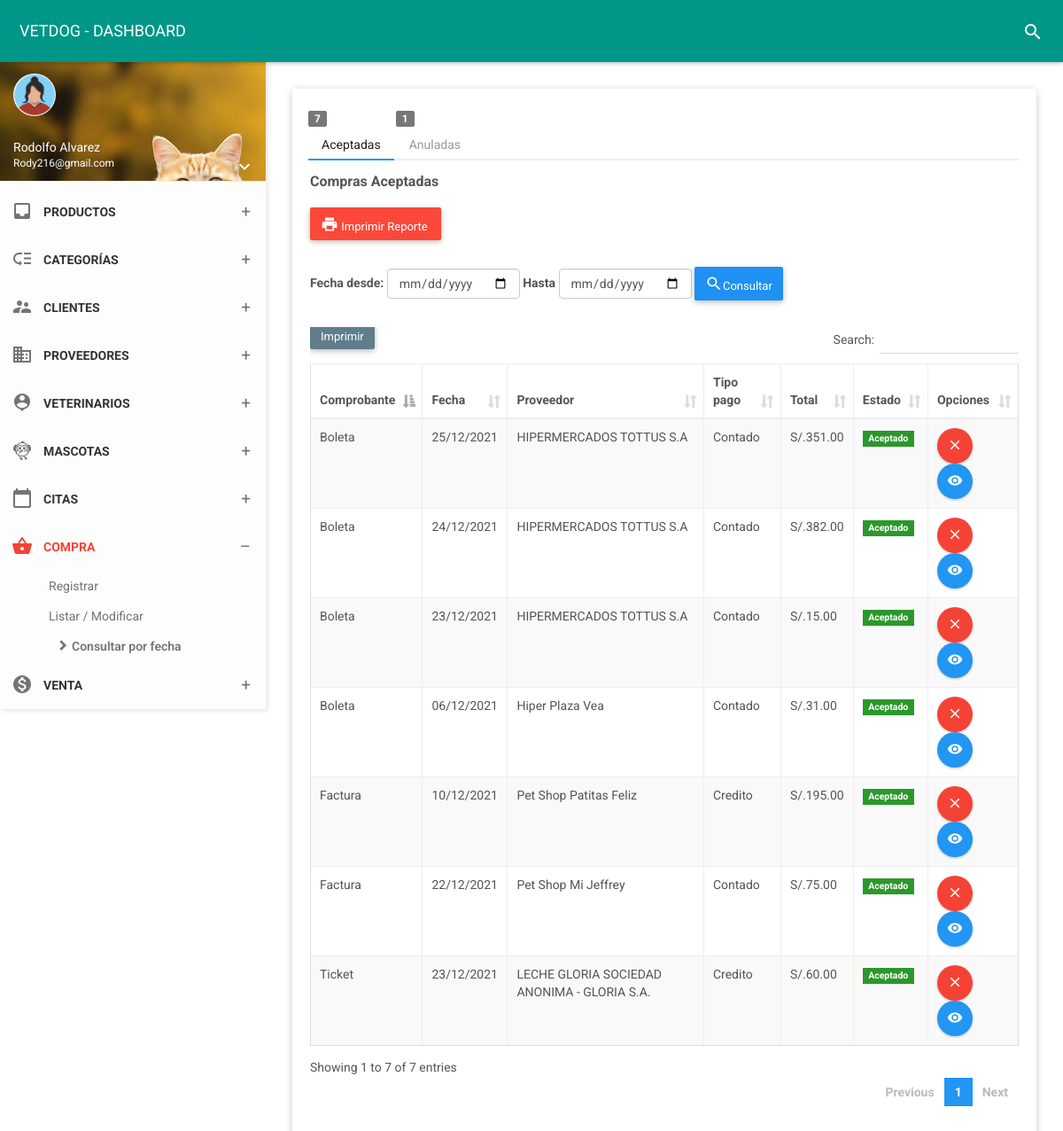
Screenshot of /vista/compra/compras_fecha (signed in) with the database file from the repository.
### tables this page shows
CREATE TABLE `compra` (
  `id_compra` int(11) NOT NULL,
  `fecha` date NOT NULL,
  `estado` char(1) NOT NULL,
  `id_prove` int(11) NOT NULL,
  `total` decimal(10,2) NOT NULL,
  `tipoc` varchar(25) NOT NULL,
  `tipopa` varchar(15) NOT NULL
);

CREATE TABLE `supplier` (
  `id_prove` int(11) NOT NULL,
  `nomprove` varchar(255) NOT NULL,
  `ruc` char(14) NOT NULL,
  `direcc` varchar(200) NOT NULL,
  `pais` varchar(50) NOT NULL,
  `tele` char(12) NOT NULL,
  `corre` varchar(35) NOT NULL,
  `estado` char(1) NOT NULL,
  `fere` timestamp NOT NULL DEFAULT current_timestamp() ON UPDATE current_timestamp()
);

### vista/compra/adminDAO.php (called while the page is built, shortened)
<?php
	class AccesoDB{
	private static $cnPDO = null;
	public static function getConnectionPDO(){
		if( self::$cnPDO == null){
			try{
				$url = 'mysql:host=localhost;dbname=vetdog';
				$user = 'root';
				$pass = '';
				self::$cnPDO = new PDO($url,$user,$pass);
				self::$cnPDO->setAttribute(PDO::ATTR_ERRMODE, PDO::ERRMODE_EXCEPTION);
				self::$cnPDO->SetAttribute(PDO::ATTR_CASE, PDO::CASE_LOWER);
				self::$cnPDO->setAttribute(PDO::ATTR_DEFAULT_FETCH_MODE, PDO::FETCH_ASSOC);
				} catch (Exception $exc){
						throw $exc;
					}
			}
			return self::$cnPDO;
		}
	}
	function fechaNormal($fecha){
		$nfecha = date('d/m/Y',strtotime($fecha));
		return $nfecha;
	}
	class adminDAO{
		public function allBitacora(){
			try{
				$pdo = AccesoDB::getConnectionPDO();
				$sql = "SELECT id_compra, fecha, compra.estado,supplier.id_prove, supplier.nomprove, supplier.nomprove, supplier.direcc, total, tipoc, tipopa FROM compra INNER JOIN supplier ON compra.id_prove = supplier.id_prove WHERE compra.estado='1'  ORDER BY id_compra DESC";
				$stmt = $pdo->prepare($sql);
				$stmt->execute();
				$return = $stmt->fetchAll();
				return $return;
			} catch (Exception $e){
				throw $e;
			}
		}
	}
?>

### vista/compra/imprimir_fe.php (the view, shortened to what this page needs)
<?php
require_once '../compra/adminDAO.php';
$impr = new adminDAO();
$datos = $impr->allBitacora();
?>
<?php
	if(count($datos)>0){
	for($x=0; $x<count($datos); $x++){
?>
	<tr>
		<td><?php echo $datos[$x]['tipoc']; ?></td>
		<td><?php echo fechaNormal($datos[$x]['fecha']); ?></td>
		<td><?php echo $datos[$x]['nomprove']; ?></td>
		<td><?php echo $datos[$x]['tipopa']; ?></td>
		<td>S/.<?php echo $datos[$x]['total']; ?></td>
		<td>
                <?php
                if($datos[$x]['estado']==1)  { ?>
                <form  method="get" action="javascript:activo('<?php echo $datos[$x]['id_compra']; ?>')">
                    <span class="label label-success">Aceptado</span>
                </form>
                <?php  }   else {?>
                    <form  method="get" action="javascript:inactivo('<?php echo $datos[$x]['id_compra']; ?>')">
                        <button type="submit" class="btn btn-danger btn-xs">Anuladas</button>
                     </form>
                        <?php  } ?>
        </td>
        <td>
                <a type="button" data-toggle="modal" href="#delete_<?php echo $datos[$x]['id_compra']; ?>"  class="btn bg-red btn-circle waves-effect waves-circle waves-float">
                    <i class="material-icons">close</i>
                </a>
                <a type="button" href="../compra/detalles?id=<?php echo $datos[$x]['id_compra']; ?>"  class="btn bg-blue btn-circle waves-effect waves-circle waves-float">
                    <i class="material-icons">remove_red_eye</i>
                </a>
            </td>
	</tr>
<?php
	}
	}else{
?>
	<tr class="odd"><td valign="top" colspan="8" class="dataTables_empty">No hay datos disponibles en la tabla</td></tr>
<?php
	}
?>

### vista/compra/compras_fecha.php (shortened to what this page needs)
<!DOCTYPE html>
<html>
<head>
    <link href="../../assets/plugins/bootstrap-material-datetimepicker/css/bootstrap-material-datetimepicker.css" rel="stylesheet" />
    <link href="../../assets/plugins/bootstrap-datepicker/css/bootstrap-datepicker.css" rel="stylesheet" />
    <link href="../../assets/plugins/bootstrap/css/bootstrap.css" rel="stylesheet">
    <link href="../../assets/plugins/node-waves/waves.css" rel="stylesheet" />
    <link href="../../assets/plugins/animate-css/animate.css" rel="stylesheet" />
    <link href="../assets/plugins/jquery-datatable/skin/bootstrap/css/dataTables.bootstrap.css" rel="stylesheet">
    <link href="../../css/style.css" rel="stylesheet">
    <link href="../../assets/css/themes/all-themes.css" rel="stylesheet" />
</head>
<body class="theme-red">
    <nav class="navbar">
        <div class="container-fluid">
            <div class="navbar-header">
                <a class="navbar-brand" href="../panel-admin/administrador"> VETDOG - DASHBOARD </a>
            </div>
            <div class="collapse navbar-collapse" id="navbar-collapse">
                <ul class="nav navbar-nav navbar-right">
                    <li><a href="javascript:void(0);" class="js-search" data-close="true"><i class="material-icons">search</i></a></li>
                </ul>
            </div>
        </div>
    </nav>
    <section>
        <aside id="leftsidebar" class="sidebar">
            <div class="user-info">
                <div class="image">
                    <img src="../../assets/img/mujerico.png" width="48" height="48" alt="User" />
                </div>
                <div class="info-container">
                    <div class="name" data-toggle="dropdown" aria-haspopup="true" aria-expanded="false"><?php echo ucfirst($_SESSION['nombre']); ?></div>
                    <div class="email"><?php echo ucfirst($_SESSION['correo']); ?></div>
                    <div class="btn-group user-helper-dropdown">
                        <i class="material-icons" data-toggle="dropdown" aria-haspopup="true" aria-expanded="true">keyboard_arrow_down</i>
                    </div>
                </div>
            </div>
            <div class="menu">
                <ul class="list">
                    <li>
                        <a href="../panel-admin/administrador">
                        </a>
                    </li>
                    <li>
                        <a href="javascript:void(0);" class="menu-toggle">
                            <i class="material-icons">inbox</i>
                            <span>PRODUCTOS</span>
                        </a>
                    </li>
                    <li>
                        <a href="javascript:void(0);" class="menu-toggle">
                            <i class="material-icons">low_priority</i>
                            <span>CATEGORÍAS</span>
                        </a>
                    </li>
                    <li>
                        <a href="javascript:void(0);" class="menu-toggle">
                            <i class="material-icons">supervisor_account</i>
                            <span>CLIENTES</span>
                        </a>
                    </li>
                    <li>
                        <a href="javascript:void(0);" class="menu-toggle">
                            <i class="material-icons">business</i>
                            <span>PROVEEDORES</span>
                        </a>
                    </li>
                    <li>
                        <a href="javascript:void(0);" class="menu-toggle">
                            <i class="material-icons">person_pin</i>
                            <span>VETERINARIOS</span>
                        </a>
                    </li>
                    <li>
                        <a href="javascript:void(0);" class="menu-toggle">
                            <i class="material-icons">flutter_dash</i>
                            <span>MASCOTAS</span>
                        </a>
</li>
                    <li>
                        <a href="javascript:void(0);" class="menu-toggle">
                            <i class="material-icons">calendar_today</i>
                            <span>CITAS</span>
                        </a>
    </li>
    <li class="active">
                        <a href="javascript:void(0);" class="menu-toggle">
                            <i class="material-icons">shopping_basket</i>
                            <span>COMPRA</span>
                        </a>
                        <ul class="ml-menu">
                            <li>
                                <a href="../compra/nuevo">Registrar</a>
                            </li>
                            <li>
                                <a href="../../folder/compra">Listar / Modificar</a>
                            </li>
                            <li class="active">
                                <a href="../compra/compras_fecha">Consultar por fecha</a>
                            </li>
                        </ul>
    </li>
<li>
                        <a href="javascript:void(0);" class="menu-toggle">
                            <i class="material-icons">monetization_on</i>
                            <span>VENTA</span>
                        </a>
    </li>
    </section>
   <section class="content">
        <div class="container-fluid">
            <div class="row clearfix">
                <div class="col-xs-12 col-sm-12">
                    <div class="card">
                        <div class="body">
                            <div>
                                <ul class="nav nav-tabs" role="tablist">
                                    <?php
$db_host="localhost";
$db_user="root";
$db_password="";
$db_name="vetdog";
try
{
    $db=new PDO("mysql:host={$db_host};dbname={$db_name}",$db_user,$db_password);
    $db->setAttribute(PDO::ATTR_ERRMODE, PDO::ERRMODE_EXCEPTION);
}
catch(PDOEXCEPTION $e)
{
    $e->getMessage();
}
$sql = "SELECT COUNT(*) total FROM compra WHERE estado = '1'";
$result = $db->query($sql);
$total = $result->fetchColumn();
?>
                                    <li role="presentation" class="active"><span class="badge badge-purple"><?php echo  $total; ?></span><a href="#profile_settings" aria-controls="settings" role="tab" data-toggle="tab">Aceptadas</a></li>
                      <?php
$db_host="localhost";
$db_user="root";
$db_password="";
$db_name="vetdog";
try
{
    $db=new PDO("mysql:host={$db_host};dbname={$db_name}",$db_user,$db_password);
    $db->setAttribute(PDO::ATTR_ERRMODE, PDO::ERRMODE_EXCEPTION);
}
catch(PDOEXCEPTION $e)
{
    $e->getMessage();
}
$sql = "SELECT COUNT(*) total FROM compra WHERE estado = '0'";
$result = $db->query($sql);
$total = $result->fetchColumn();
?>
                                    <li role="presentation"><span class="badge badge-danger"><?php echo  $total; ?></span><a href="#change_password_settings" aria-controls="settings" role="tab" data-toggle="tab">Anuladas</a></li>
                                </ul>
                                <div class="tab-content">
                                    <div role="tabpanel" class="tab-pane fade in active" id="profile_settings">
                                        <h5 class="panel-title">Compras Aceptadas<a class="heading-elements-toggle"><i class="icon-more"></i></a></h5>
                <a style="margin-top:20px;" onClick="javascript:reportePDF();" title="Reporte" class="btn btn-danger"><i class="material-icons"></i> Imprimir Reporte</a>
        <form class="form-inline" method="POST" action="" style="margin-top:30px;">
            <label>Fecha desde:</label>
            <input type="date" class="form-control" placeholder="Start" id="date1"  />
            <label>Hasta</label>
            <input type="date" class="form-control" placeholder="End" id="date2"  />
            <button id="rango_fecha" class="btn btn-primary" ><i class="material-icons">search</i>Consultar</button>
        </form>
        <div class="table-responsive" style="margin-top:30px;">
                            <table class="table table-bordered table-striped table-hover dataTable js-exportable">
                                                <thead>
                                                    <tr>
                                                        <th>Comprobante</th>
                                                        <th>Fecha</th>
                                                        <th>Proveedor</th>
                                                        <th>Tipo pago</th>
                                                        <th>Total</th>
                                                        <th>Estado</th>
                                                        <th>Opciones</th>
                                                    </tr>
                                                </thead>
                                                <tbody id="actualizar">
                            <?php include('../compra/imprimir_fe.php'); ?>
                                                </tbody>
                                            </table>
                                        </div>
                                    </div>
                                </div>
                            </div>
                        </div>
                    </div>
                </div>
            </div>
        </div>
    </section>
</body>
</html>

### assets/css/themes/all-themes.css (style rules this page uses)
.theme-red .navbar-brand { color: #fff; }
.theme-red .nav > li > a { color: #fff; }
.theme-red .sidebar .menu .list li.active { background-color: transparent; }
.theme-red .sidebar .menu .list li.active > :first-child i, .theme-red .sidebar .menu .list li.active > :first-child span { color: #F44336; }
.theme-red .sidebar .menu .list .toggled { background-color: transparent; }
.theme-red .sidebar .menu .list .ml-menu { background-color: transparent; }

### rows the page displays
compra: tipoc "Boleta", fecha "25/12/2021", id_prove.nomprove "HIPERMERCADOS TOTTUS S.A", tipopa "Contado", total "351.00"
compra: tipoc "Boleta", fecha "24/12/2021", id_prove.nomprove "HIPERMERCADOS TOTTUS S.A", tipopa "Contado", total "382.00"
compra: tipoc "Boleta", fecha "23/12/2021", id_prove.nomprove "HIPERMERCADOS TOTTUS S.A", tipopa "Contado", total "15.00"
compra: tipoc "Ticket", fecha "23/12/2021", id_prove.nomprove "LECHE GLORIA SOCIEDAD ANONIMA - GLORIA S.A.", tipopa "Credito", total "60.00"
compra: tipoc "Boleta", fecha "06/12/2021", id_prove.nomprove "Hiper Plaza Vea", tipopa "Contado", total "31.00"
compra: tipoc "Factura", fecha "10/12/2021", id_prove.nomprove "Pet Shop Patitas Feliz", tipopa "Credito", total "195.00"
compra: tipoc "Factura", fecha "22/12/2021", id_prove.nomprove "Pet Shop Mi Jeffrey", tipopa "Contado", total "75.00"

### other values shown
$_SESSION['nombre'] "Rodolfo Alvarez"
$_SESSION['correo'] "Rody216@gmail.com"
$total "7"
$total "1"
